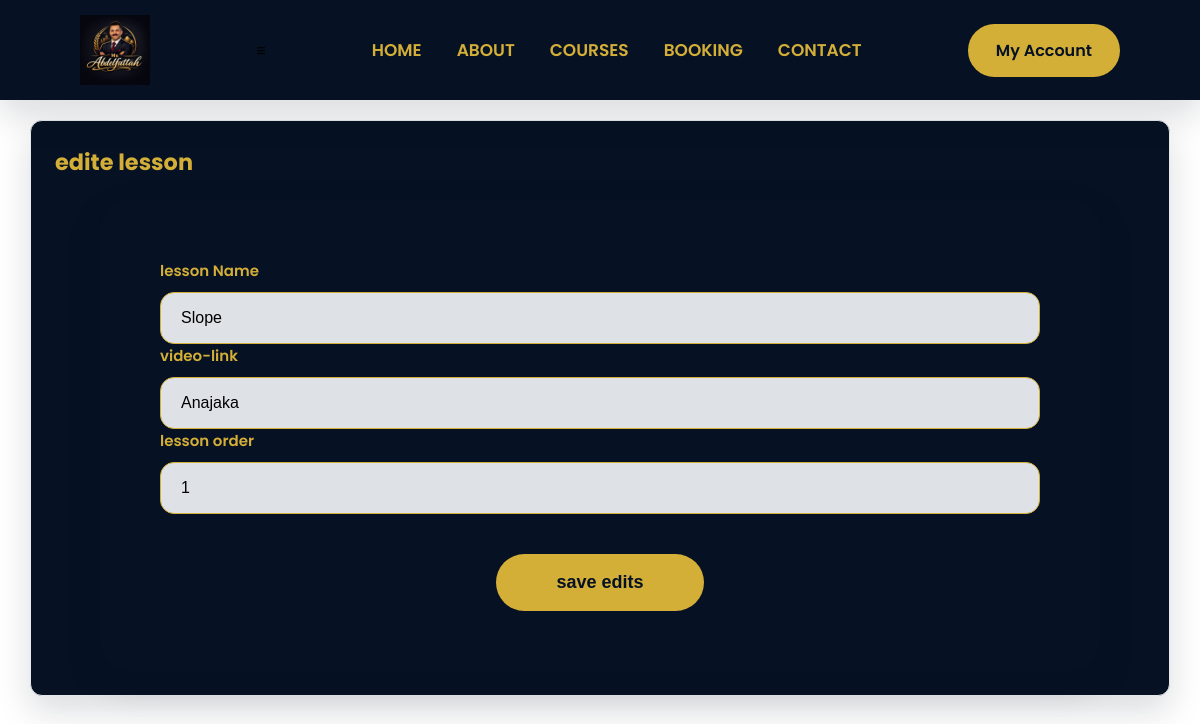
Page /admin/lesson/edit/1 (signed in) on the committed database.
### models/lesson.py (models this page shows)
class Lessons(db.Model):
    __tablename__ = "lessons"
    id = db.Column(db.Integer, primary_key=True)
    title = db.Column(db.String(100), nullable=False)
    video_links = db.Column(db.Text, nullable=False)
    lesson_order = db.Column(db.Integer,nullable=True)
    recorded_course_id = db.Column(db.Integer, db.ForeignKey("recorded.id"), nullable=False )

### routes/recorded.py (the view, shortened to what this page needs)
@recorded.route("/admin/lesson/edit/<int:id>", methods=["GET", "POST"])
@login_required
@admin_required
def edit_lesson( id ):
    lesson = Lessons.query.get_or_404(id)
    return render_template("admin/edit-lesson.html", lesson=lesson, name="Edit lesson")

### file.py (called while the page is built)
@login_manager.user_loader
def load_user(user_id):
    return db.session.get(User, int(user_id))

### templates/admin/edit-lesson.html (shortened to what this page needs)
{% extends "base.html"%}
{%block body%}
<div class="admin-container">
    <div class="card-admin">
        <div class="card-header">
            <h2 class="card-title">edite lesson</h2>
        </div>
        <div class="booking-form">
            <form method="post" class="admin-form">
               <div class="input-box">
                   <label class="form-label">lesson Name</label>
                   <input
                    type="text"
                    name="title"
                    value="{{lesson.title}}"
                     required
                    >
               </div>
               <div class="input-box">
                   <label class="form-label">video-link</label>
                  <input
                   name="video_links"
                   value="{{lesson.video_links}}"
                   required
                  >
               </div>
               <div class="input-box">
                   <label class="form-label">lesson order</label>
                   <input
                    type="number"
                    name="lesson_order"
                    value="{{lesson.lesson_order}}"
                     required
                    >
               </div>
               <div class="submit-btn">
                 <button type="submit">
                 save edits
                </button>
               </div>
            </form>
        </div>
    </div>
</div>
{%endblock%}

### static/css/style.css (style rules this page uses)
:root { --primary-color:#061123; --secondary-color:#d4af37; --background-color:#dee2e6; --white:#ffffff; --black:#000000; --dark-light:#14213d; --gray:#6c757d; --light-gray:#ced4da; --border-color:#adb5bd; --success:#2ecc71; --danger:#e63946; --warning:#fca311; --card-bg:#ffffff; --card-hover:#f9f9fa; --button-primary:#fca311; --button-hover:#d98c00; --button-dark:#061123; --shadow:0 15px 35px rgba(6, 17, 35,.15); --radius:10px; --trnasition:.35s ease; }
* { margin: 0; padding: 0; box-sizing: border-box; }
body { font-family: 'poppins', sans-serif; background: var(--white); color: var(--black); overflow-x: hidden; }
.booking-form { max-width: 1000px; margin: auto; background: var(--primary-color); border-radius: 30px; padding: 60px; box-shadow: var(--shadow); }
.input-box { display: flex; flex-direction: column; }
.input-box label { font-size: 15px; font-weight: 600; color: var(--secondary-color); margin-bottom: 10px; }
.input-box input, .input-box select, .input-box textarea { width: 100%; padding: 16px 20px; border: 1px solid var(--secondary-color); border-radius: 14px; font-size: 16px; outline: none; transition: var(--trnasition); background: var(--background-color); }
.submit-btn { margin-top: 40px; text-align: center; }
.submit-btn button { padding: 18px 60px ; border:none ; border-radius: 50px ; background:var(--secondary-color); color: var(--primary-color) ; transition: var(--trnasition) ; font-size:18px ; font-weight: 700; cursor: pointer; }

### static/css/admin.css (style rules this page uses)
:root { --primary-color:#061123; --secondary-color:#d4af37; --background-color:#dee2e6; --white:#ffffff; --black:#000000; --dark-light:#14213d; --gray:#6c757d; --light-gray:#ced4da; --border-color:#adb5bd; --success:#2ecc71; --danger:#e63946; --warning:#fca311; --shadow:0 15px 35px rgba(6, 17, 35,.15); --radius:12px; --transition:.35s ease; }
* { margin: 0; padding: 0; box-sizing: border-box; }
body { background: var(--white); color: var(--black); overflow-x: hidden; }
.admin-container { padding-top: 80px; width: 95%; max-width: 1400px; margin: 40px auto; }
.card-admin { width: 100%; background: var(--primary-color); border: 1px solid #E5E7EB; border-radius: var(--radius); box-shadow: var(--shadow); padding: 24PX; transition: var(--transition); }
.card-header { display: flex; justify-content: space-between; align-items: center; margin-bottom: 20px; }
.card-title { font-size: 1.4rem; font-weight: 700; color: var(--secondary-color); }
.form-label { font-size: 0.95rem; font-weight: 600; color: #6c757d; }

### rows in the picture
Lessons: title "Slope", video_links "Anajaka", lesson_order "1"
